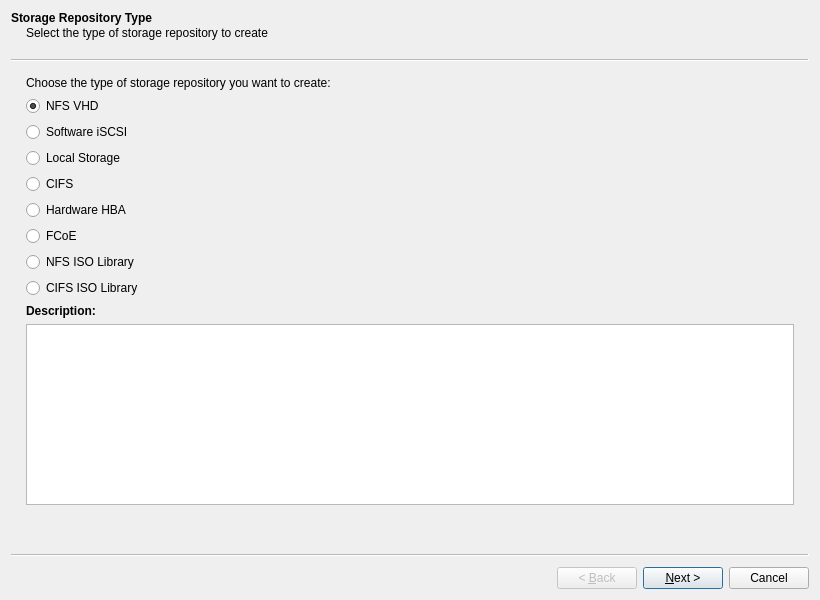
<?xml version="1.0" encoding="UTF-8"?>
<ui version="4.0">
 <class>NewSRWizard</class>
 <widget class="QWizard" name="NewSRWizard">
  <property name="geometry">
   <rect>
    <x>0</x>
    <y>0</y>
    <width>820</width>
    <height>600</height>
   </rect>
  </property>
  <property name="windowTitle">
   <string>New Storage Repository Wizard</string>
  </property>
  <property name="modal">
   <bool>true</bool>
  </property>
  <widget class="QWizardPage" name="pageType">
   <property name="title">
    <string>Storage Repository Type</string>
   </property>
   <property name="subTitle">
    <string>Select the type of storage repository to create</string>
   </property>
   <layout class="QVBoxLayout" name="typePageLayout">
    <item>
     <widget class="QLabel" name="typeInstructionLabel">
      <property name="text">
       <string>Choose the type of storage repository you want to create:</string>
      </property>
      <property name="wordWrap">
       <bool>true</bool>
      </property>
     </widget>
    </item>
    <item>
     <layout class="QVBoxLayout" name="typeRadioLayout">
      <item><widget class="QRadioButton" name="nfsRadio"><property name="text"><string>NFS VHD</string></property><property name="checked"><bool>true</bool></property></widget></item>
      <item><widget class="QRadioButton" name="iscsiRadio"><property name="text"><string>Software iSCSI</string></property></widget></item>
      <item><widget class="QRadioButton" name="localStorageRadio"><property name="text"><string>Local Storage</string></property></widget></item>
      <item><widget class="QRadioButton" name="cifsRadio"><property name="text"><string>CIFS</string></property></widget></item>
      <item><widget class="QRadioButton" name="hbaRadio"><property name="text"><string>Hardware HBA</string></property></widget></item>
      <item><widget class="QRadioButton" name="fcoeRadio"><property name="text"><string>FCoE</string></property></widget></item>
      <item><widget class="QRadioButton" name="nfsIsoRadio"><property name="text"><string>NFS ISO Library</string></property></widget></item>
      <item><widget class="QRadioButton" name="cifsIsoRadio"><property name="text"><string>CIFS ISO Library</string></property></widget></item>
     </layout>
    </item>
    <item>
     <widget class="QLabel" name="typeDescriptionLabel">
      <property name="text">
       <string>Description:</string>
      </property>
      <property name="font">
       <font>
        <weight>75</weight>
        <bold>true</bold>
       </font>
      </property>
     </widget>
    </item>
    <item>
     <widget class="QTextEdit" name="typeDescriptionText">
      <property name="readOnly">
       <bool>true</bool>
      </property>
      <property name="maximumHeight">
       <number>120</number>
      </property>
     </widget>
    </item>
    <item>
     <spacer name="typePageSpacer">
      <property name="orientation">
       <enum>Qt::Vertical</enum>
      </property>
      <property name="sizeHint" stdset="0">
       <size>
        <width>20</width>
        <height>40</height>
       </size>
      </property>
     </spacer>
    </item>
   </layout>
  </widget>
  <widget class="QWizardPage" name="pageName">
   <property name="title">
    <string>Storage Repository Name and Description</string>
   </property>
   <property name="subTitle">
    <string>Specify a name and description for the new storage repository</string>
   </property>
   <layout class="QVBoxLayout" name="namePageLayout">
    <item>
     <layout class="QFormLayout" name="nameFormLayout">
      <item row="0" column="0">
       <widget class="QLabel" name="nameLabel">
        <property name="text">
         <string>&amp;Name:</string>
        </property>
        <property name="buddy">
         <cstring>nameLineEdit</cstring>
        </property>
       </widget>
      </item>
      <item row="0" column="1">
       <widget class="QLineEdit" name="nameLineEdit">
        <property name="maxLength">
         <number>255</number>
        </property>
       </widget>
      </item>
      <item row="1" column="0">
       <widget class="QLabel" name="descriptionLabel">
        <property name="text">
         <string>&amp;Description:</string>
        </property>
        <property name="buddy">
         <cstring>descriptionTextEdit</cstring>
        </property>
       </widget>
      </item>
      <item row="1" column="1">
       <widget class="QTextEdit" name="descriptionTextEdit">
        <property name="maximumHeight">
         <number>120</number>
        </property>
        <property name="placeholderText">
         <string>Optional description for the storage repository</string>
        </property>
      </widget>
      </item>
     </layout>
    </item>
    <item>
     <spacer name="namePageSpacer">
      <property name="orientation">
       <enum>Qt::Vertical</enum>
      </property>
      <property name="sizeHint" stdset="0">
       <size>
        <width>20</width>
        <height>40</height>
       </size>
      </property>
     </spacer>
    </item>
   </layout>
  </widget>
  <widget class="QWizardPage" name="pageConfiguration">
   <property name="title">
    <string>Storage Repository Configuration</string>
   </property>
   <property name="subTitle">
    <string>Configure the connection settings for your storage repository</string>
   </property>
   <layout class="QVBoxLayout" name="configPageLayout">
    <item>
     <widget class="QGroupBox" name="networkConfigGroup">
      <property name="title">
       <string>Network Storage Configuration</string>
      </property>
      <layout class="QFormLayout" name="networkLayout">
       <item row="0" column="0"><widget class="QLabel" name="serverLabel"><property name="text"><string>Server:</string></property></widget></item>
       <item row="0" column="1"><widget class="QLineEdit" name="serverLineEdit"><property name="placeholderText"><string>e.g., 192.168.1.100 or nfs.example.com</string></property></widget></item>
       <item row="1" column="0"><widget class="QLabel" name="serverPathLabel"><property name="text"><string>Server Path:</string></property></widget></item>
       <item row="1" column="1"><widget class="QLineEdit" name="serverPathLineEdit"><property name="placeholderText"><string>e.g., /exports/xen-storage</string></property></widget></item>
       <item row="2" column="0"><widget class="QLabel" name="portLabel"><property name="text"><string>Port:</string></property></widget></item>
       <item row="2" column="1"><widget class="QSpinBox" name="portSpinBox"><property name="minimum"><number>1</number></property><property name="maximum"><number>65535</number></property><property name="value"><number>2049</number></property></widget></item>
       <item row="3" column="0"><widget class="QLabel" name="usernameLabel"><property name="text"><string>Username:</string></property></widget></item>
       <item row="3" column="1"><widget class="QLineEdit" name="usernameLineEdit"><property name="placeholderText"><string>Username for authentication (optional for NFS)</string></property></widget></item>
       <item row="4" column="0"><widget class="QLabel" name="passwordLabel"><property name="text"><string>Password:</string></property></widget></item>
       <item row="4" column="1"><widget class="QLineEdit" name="passwordLineEdit"><property name="echoMode"><enum>QLineEdit::Password</enum></property><property name="placeholderText"><string>Password for authentication (optional for NFS)</string></property></widget></item>
       <item row="5" column="1"><widget class="QPushButton" name="testConnectionButton"><property name="text"><string>Test Connection</string></property></widget></item>
       <item row="6" column="0"><widget class="QLabel" name="statusLabel"><property name="text"><string>Status:</string></property></widget></item>
       <item row="6" column="1"><widget class="QLabel" name="connectionStatusLabel"><property name="text"><string/></property></widget></item>
       <item row="7" column="1"><widget class="QRadioButton" name="createNewSRRadio"><property name="text"><string>Create new SR</string></property><property name="checked"><bool>true</bool></property></widget></item>
       <item row="8" column="1"><widget class="QRadioButton" name="reattachExistingSRRadio"><property name="text"><string>Reattach existing SR</string></property><property name="enabled"><bool>false</bool></property></widget></item>
       <item row="9" column="0"><widget class="QLabel" name="existingSRsLabel"><property name="text"><string>Existing SRs:</string></property><property name="visible"><bool>false</bool></property></widget></item>
       <item row="9" column="1"><widget class="QListWidget" name="existingSRsList"><property name="maximumHeight"><number>120</number></property><property name="visible"><bool>false</bool></property></widget></item>
      </layout>
     </widget>
    </item>
    <item>
     <widget class="QGroupBox" name="iscsiConfigGroup">
      <property name="title">
       <string>iSCSI Configuration</string>
      </property>
      <layout class="QFormLayout" name="iscsiLayout">
       <item row="0" column="0"><widget class="QLabel" name="targetLabel"><property name="text"><string>Target:</string></property></widget></item>
       <item row="0" column="1">
        <layout class="QHBoxLayout" name="targetLayout">
         <item><widget class="QLineEdit" name="iscsiTargetLineEdit"><property name="placeholderText"><string>e.g., 192.168.1.100:3260</string></property></widget></item>
         <item><widget class="QPushButton" name="scanISCSIButton"><property name="text"><string>Scan Target</string></property></widget></item>
        </layout>
       </item>
       <item row="1" column="0"><widget class="QLabel" name="iscsiIqnLabel"><property name="text"><string>Target IQN:</string></property></widget></item>
       <item row="1" column="1"><widget class="QComboBox" name="iscsiIqnComboBox"><property name="enabled"><bool>false</bool></property><item><property name="text"><string>Click 'Scan Target' to discover IQNs</string></property></item></widget></item>
       <item row="2" column="0"><widget class="QLabel" name="iscsiLunLabel"><property name="text"><string>LUN:</string></property></widget></item>
       <item row="2" column="1"><widget class="QComboBox" name="iscsiLunComboBox"><property name="enabled"><bool>false</bool></property><item><property name="text"><string>Select an IQN first</string></property></item></widget></item>
       <item row="3" column="1"><widget class="QCheckBox" name="iscsiChapCheckBox"><property name="text"><string>Use CHAP authentication</string></property></widget></item>
       <item row="4" column="0"><widget class="QLabel" name="chapUsernameLabel"><property name="text"><string>CHAP Username:</string></property></widget></item>
       <item row="4" column="1"><widget class="QLineEdit" name="iscsiChapUsernameLineEdit"><property name="enabled"><bool>false</bool></property></widget></item>
       <item row="5" column="0"><widget class="QLabel" name="chapPasswordLabel"><property name="text"><string>CHAP Password:</string></property></widget></item>
       <item row="5" column="1"><widget class="QLineEdit" name="iscsiChapPasswordLineEdit"><property name="enabled"><bool>false</bool></property><property name="echoMode"><enum>QLineEdit::Password</enum></property></widget></item>
      </layout>
     </widget>
    </item>
    <item>
     <widget class="QGroupBox" name="localConfigGroup">
      <property name="title">
       <string>Local Storage Configuration</string>
      </property>
      <layout class="QFormLayout" name="localLayout">
       <item row="0" column="0"><widget class="QLabel" name="deviceLabel"><property name="text"><string>Device/Path:</string></property></widget></item>
       <item row="0" column="1">
        <layout class="QHBoxLayout" name="localPathLayout">
         <item><widget class="QLineEdit" name="localPathLineEdit"><property name="placeholderText"><string>e.g., /dev/sdb1 or /mnt/storage</string></property></widget></item>
         <item><widget class="QPushButton" name="browseButton"><property name="text"><string>Browse...</string></property></widget></item>
        </layout>
       </item>
       <item row="1" column="0"><widget class="QLabel" name="filesystemLabel"><property name="text"><string>Filesystem:</string></property></widget></item>
       <item row="1" column="1"><widget class="QComboBox" name="filesystemComboBox">
         <item><property name="text"><string>ext3</string></property></item>
         <item><property name="text"><string>ext4</string></property></item>
         <item><property name="text"><string>xfs</string></property></item>
         <item><property name="text"><string>lvm</string></property></item>
        </widget></item>
       <item row="2" column="0"><widget class="QLabel" name="availableSpaceLabel"><property name="text"><string>Available Space:</string></property></widget></item>
       <item row="2" column="1"><widget class="QLabel" name="diskSpaceLabel"><property name="text"><string>Available space will be shown after selecting a device</string></property></widget></item>
      </layout>
     </widget>
    </item>
    <item>
     <widget class="QGroupBox" name="fibreConfigGroup">
      <property name="title">
       <string>Fibre Channel Configuration</string>
      </property>
      <layout class="QVBoxLayout" name="fibreLayout">
       <item><widget class="QLabel" name="fibreInfoLabel"><property name="text"><string>Click 'Scan for Devices' to discover Fibre Channel storage devices.</string></property><property name="wordWrap"><bool>true</bool></property></widget></item>
       <item><widget class="QPushButton" name="scanFibreButton"><property name="text"><string>Scan for Devices</string></property></widget></item>
       <item><widget class="QLabel" name="fibreStatusLabel"><property name="text"><string/></property><property name="visible"><bool>false</bool></property></widget></item>
       <item><widget class="QListWidget" name="fibreDevicesList"><property name="selectionMode"><enum>QAbstractItemView::MultiSelection</enum></property><property name="minimumHeight"><number>200</number></property></widget></item>
       <item>
        <layout class="QHBoxLayout" name="fibreButtonLayout">
         <item><widget class="QPushButton" name="selectAllFibreButton"><property name="text"><string>Select All</string></property><property name="enabled"><bool>false</bool></property></widget></item>
         <item><widget class="QPushButton" name="clearAllFibreButton"><property name="text"><string>Clear All</string></property><property name="enabled"><bool>false</bool></property></widget></item>
         <item><spacer name="fibreButtonSpacer"><property name="orientation"><enum>Qt::Horizontal</enum></property><property name="sizeHint" stdset="0"><size><width>40</width><height>20</height></size></property></spacer></item>
        </layout>
       </item>
       <item><widget class="QLabel" name="fibreNoteLabel"><property name="text"><string>&lt;i&gt;Note: One SR will be created for each selected device.&lt;/i&gt;</string></property><property name="wordWrap"><bool>true</bool></property></widget></item>
      </layout>
     </widget>
    </item>
    <item>
     <spacer name="configPageSpacer">
      <property name="orientation">
       <enum>Qt::Vertical</enum>
      </property>
      <property name="sizeHint" stdset="0">
       <size>
        <width>20</width>
        <height>40</height>
       </size>
      </property>
     </spacer>
    </item>
   </layout>
  </widget>
  <widget class="QWizardPage" name="pageSummary">
   <property name="title">
    <string>Storage Repository Summary</string>
   </property>
   <property name="subTitle">
    <string>Review the storage repository configuration and create it</string>
   </property>
   <layout class="QVBoxLayout" name="summaryPageLayout">
    <item><widget class="QLabel" name="summaryTitleLabel"><property name="text"><string>Storage Repository Configuration Summary:</string></property><property name="font"><font><weight>75</weight><bold>true</bold></font></property></widget></item>
    <item><widget class="QTextEdit" name="summaryTextEdit"><property name="readOnly"><bool>true</bool></property><property name="maximumHeight"><number>220</number></property></widget></item>
    <item><widget class="QLabel" name="progressLabel"><property name="text"><string>Creation Progress:</string></property><property name="font"><font><weight>75</weight><bold>true</bold></font></property></widget></item>
    <item><widget class="QProgressBar" name="creationProgressBar"><property name="visible"><bool>false</bool></property></widget></item>
    <item><widget class="QLabel" name="creationStatusLabel"><property name="text"><string/></property></widget></item>
    <item><spacer name="summaryPageSpacer"><property name="orientation"><enum>Qt::Vertical</enum></property><property name="sizeHint" stdset="0"><size><width>20</width><height>40</height></size></property></spacer></item>
   </layout>
  </widget>
 </widget>
 <resources/>
 <connections/>
</ui>
